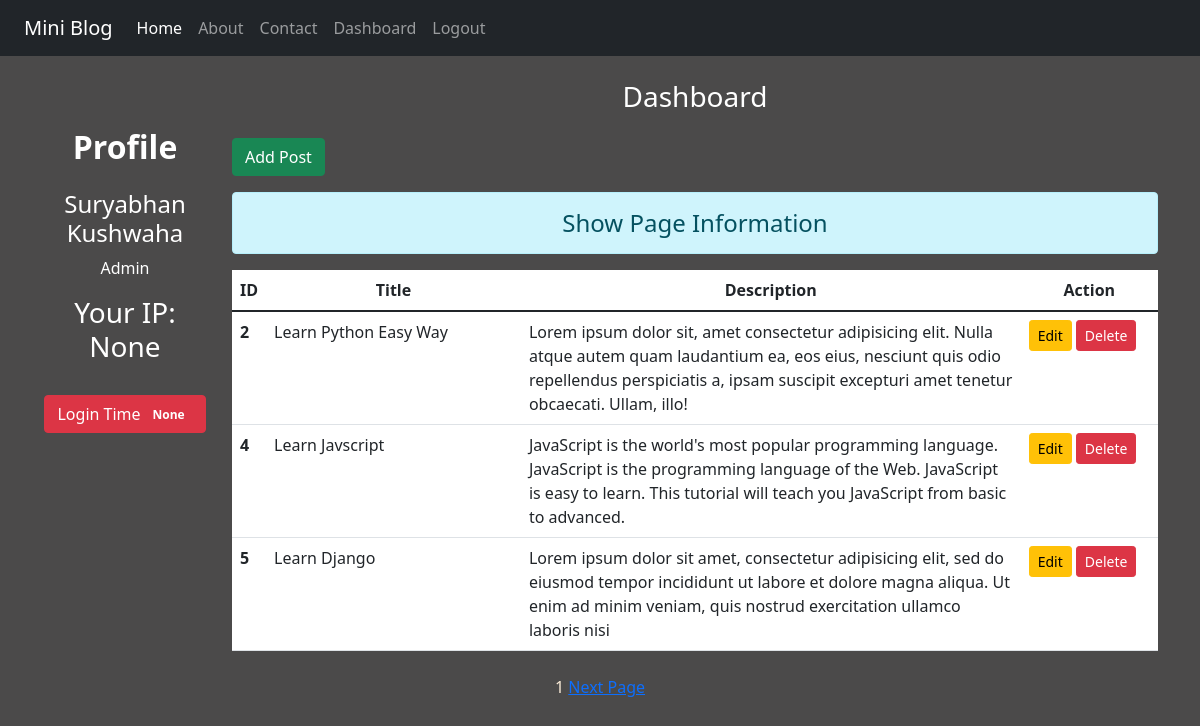
The page /dashboard/ (signed in) on the database its author committed.
### blog/models.py (models this page shows)
class Post(models.Model):
    title = models.CharField(max_length=150)
    description = models.TextField(max_length=500)

### blog/views.py (the view)
# urls.py: path('dashboard/', views.dashboard, name='dashboard'),
def dashboard(request):
    if request.user.is_authenticated:
        posts = Post.objects.all().order_by('id')
        user = request.user
        full_name = user.get_full_name()
        gps =user.groups.all()
        ip = request.session.get('ip', 0)
        count=cache.get('count', version = user.pk)
        paginator = Paginator(posts, 3, orphans=1)
        page_number = request.GET.get('page')
        page_obj = paginator.get_page(page_number)
        return render(request, 'blog/dashboard.html', {'page_obj':page_obj , 'full_name':full_name, 'groups':gps, 'ip':ip, 'count': count})
    else:
        return HttpResponseRedirect('/login/')

### blog/templates/blog/dashboard.html (shortened to what this page needs)
{% extends 'blog/base.html' %}
{% load static %}
{% block side %}
<div class="col-sm-2 text-white my-5 text-center ">
    <h2 class="my-4 "><b>Profile</b></h2>
    <h4>{{full_name}}</h4>
    {% for group in groups %}
        <p>{{group.name}}</p>
    {% endfor %}
    <h3 class="mt-3">Your IP: {{ip}}</h3>
  <button type="button" class="btn btn-danger mt-4">
    Login Time <span class="badge badge-light">{{count}}</span>
  </button>
</div>
{% endblock side %}
{% block content %}
    <div class="col-sm-10">
        <h3 class="text-white my-4 text-center">Dashboard</h3>
        <a href="{% url 'addpost' %}" class="btn btn-success">Add Post</a>
        <h4 class="text-center alert alert-info mt-3">Show Page Information</h4>
        {% if page_obj %}
            <table class="table table-hover bg-white">
                <thead>
                    <tr class="text-center">
                        <th scope="col" style="width:2%">ID</th>
                        <th scope="col" style="width:28%">Title</th>
                        <th scope="col" style="width:55%">Description</th>
                        <th scope="col" style="width:15%">Action</th>
                    </tr>
                </thead>
                <tbody>
                    {% for post in page_obj %}
                        <tr >
                            <th scope="row">{{post.id}}</th>
                            <td scope="row">{{post.title}}</td>
                            <td scope="row">{{post.description}}</td>
                            <td class="text center">
                                <a href="{% url 'updatepost' post.id %}" class="btn btn-warning btn-sm">Edit</a>
                                {% if perms.blog.delete_post %}
                                <form action="{% url 'deletepost' post.id %}" method="POST" class="d-inline-block">
                                    <input type="submit" class="btn btn-danger btn-sm" value="Delete">
                                </form>
                                {%  endif %}
                            </td>
                        </tr>
                    {% endfor %}
                </tbody>
            </table>
        {% else %}
        <h4 class="text-center alert alert-warning">No Records</h4>
        {%endif%}
    </div>
    <div class="text-center p-2 ">
        <span>
          <span>{{page_obj.number}}</span>
          {% if page_obj.has_next %}
          <a href="?page={{page_obj.next_page_number}}">Next Page</a>
          {% endif %}
        </span>
      </div>
{% endblock content %}

### blog/static/blog/css/style.css (style rules this page uses)
body { background-color: rgb(75, 74, 74); color: antiquewhite; }

### rows shown on the page
Post: id "2", title "Learn Python Easy Way", description "Lorem ipsum dolor sit, amet consectetur adipisicing elit. Nulla atque autem quam laudantium ea, eos eius, nesciunt quis odio repellendus perspiciatis a, ipsam suscipit excepturi amet tenetur obcaecati. Ullam, illo!"
Post: id "4", title "Learn Javscript", description "JavaScript is the world's most popular programming language. JavaScript is the programming language of the Web. JavaScript is easy to learn. This tutorial will teach you JavaScript from basic to advanced."
Post: id "5", title "Learn Django", description "Lorem ipsum dolor sit amet, consectetur adipisicing elit, sed do eiusmod tempor incididunt ut labore et dolore magna aliqua. Ut enim ad minim veniam, quis nostrud exercitation ullamco laboris nisi"

### other values the page prints
{{ full_name }} "Suryabhan Kushwaha"
{{ group.name }} "Admin"
{{ ip }} "None"
{{ count }} "None"
{{ page_obj.number }} "1"
